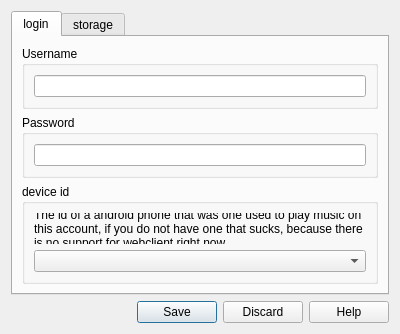
<?xml version="1.0" encoding="UTF-8"?>
<ui version="4.0">
 <class>Dialog</class>
 <widget class="QDialog" name="Dialog">
  <property name="geometry">
   <rect>
    <x>0</x>
    <y>0</y>
    <width>400</width>
    <height>334</height>
   </rect>
  </property>
  <property name="windowTitle">
   <string>Dialog</string>
  </property>
  <layout class="QVBoxLayout" name="verticalLayout_2">
   <item>
    <widget class="QTabWidget" name="tabWidget">
     <property name="tabShape">
      <enum>QTabWidget::Rounded</enum>
     </property>
     <property name="currentIndex">
      <number>0</number>
     </property>
     <widget class="QWidget" name="loginSettings">
      <attribute name="title">
       <string>login</string>
      </attribute>
      <layout class="QHBoxLayout" name="horizontalLayout">
       <item>
        <layout class="QVBoxLayout" name="verticalLayout">
         <item>
          <widget class="QGroupBox" name="groupBox">
           <property name="title">
            <string>Username</string>
           </property>
           <layout class="QVBoxLayout" name="verticalLayout_3">
            <item>
             <widget class="QLineEdit" name="UsernameEntry"/>
            </item>
           </layout>
          </widget>
         </item>
         <item>
          <widget class="QGroupBox" name="groupBox_4">
           <property name="title">
            <string>Password</string>
           </property>
           <layout class="QVBoxLayout" name="verticalLayout_4">
            <item>
             <widget class="QLineEdit" name="passwordEntry"/>
            </item>
           </layout>
          </widget>
         </item>
         <item>
          <widget class="QGroupBox" name="groupBox_2">
           <property name="title">
            <string>device id</string>
           </property>
           <layout class="QVBoxLayout" name="verticalLayout_5">
            <item>
             <widget class="QLabel" name="label">
              <property name="text">
               <string>The id of a android phone that was one used to play music on this account, if you do not have one that sucks, because there is no support for webclient right now</string>
              </property>
              <property name="wordWrap">
               <bool>true</bool>
              </property>
             </widget>
            </item>
            <item>
             <widget class="QComboBox" name="deviceIdSelector"/>
            </item>
           </layout>
          </widget>
         </item>
        </layout>
       </item>
      </layout>
     </widget>
     <widget class="QWidget" name="storageTab">
      <attribute name="title">
       <string>storage</string>
      </attribute>
      <layout class="QVBoxLayout" name="verticalLayout_6">
       <item>
        <layout class="QHBoxLayout" name="horizontalLayout_2">
         <property name="sizeConstraint">
          <enum>QLayout::SetFixedSize</enum>
         </property>
         <item>
          <widget class="QLineEdit" name="pathEdit"/>
         </item>
         <item>
          <widget class="QPushButton" name="browseButton">
           <property name="sizePolicy">
            <sizepolicy hsizetype="Fixed" vsizetype="Fixed">
             <horstretch>0</horstretch>
             <verstretch>0</verstretch>
            </sizepolicy>
           </property>
           <property name="text">
            <string>browse</string>
           </property>
          </widget>
         </item>
        </layout>
       </item>
      </layout>
     </widget>
    </widget>
   </item>
   <item>
    <widget class="QDialogButtonBox" name="buttonBox">
     <property name="orientation">
      <enum>Qt::Horizontal</enum>
     </property>
     <property name="standardButtons">
      <set>QDialogButtonBox::Discard|QDialogButtonBox::Help|QDialogButtonBox::Save</set>
     </property>
     <property name="centerButtons">
      <bool>false</bool>
     </property>
    </widget>
   </item>
  </layout>
 </widget>
 <resources/>
 <connections>
  <connection>
   <sender>buttonBox</sender>
   <signal>accepted()</signal>
   <receiver>Dialog</receiver>
   <slot>accept()</slot>
   <hints>
    <hint type="sourcelabel">
     <x>248</x>
     <y>254</y>
    </hint>
    <hint type="destinationlabel">
     <x>157</x>
     <y>274</y>
    </hint>
   </hints>
  </connection>
  <connection>
   <sender>buttonBox</sender>
   <signal>rejected()</signal>
   <receiver>Dialog</receiver>
   <slot>reject()</slot>
   <hints>
    <hint type="sourcelabel">
     <x>316</x>
     <y>260</y>
    </hint>
    <hint type="destinationlabel">
     <x>286</x>
     <y>274</y>
    </hint>
   </hints>
  </connection>
 </connections>
</ui>
